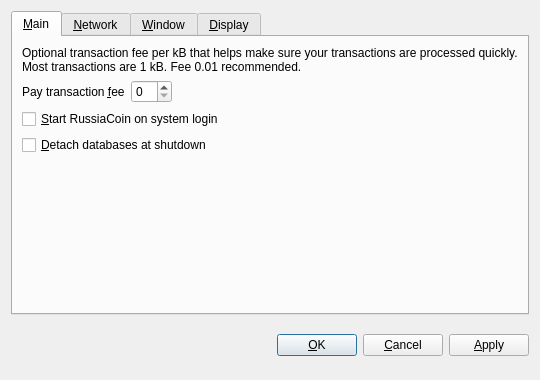
<?xml version="1.0" encoding="UTF-8"?>
<ui version="4.0">
 <class>OptionsDialog</class>
 <widget class="QDialog" name="OptionsDialog">
  <property name="geometry">
   <rect>
    <x>0</x>
    <y>0</y>
    <width>540</width>
    <height>380</height>
   </rect>
  </property>
  <property name="windowTitle">
   <string>Options</string>
  </property>
  <property name="modal">
   <bool>true</bool>
  </property>
  <layout class="QVBoxLayout" name="verticalLayout">
   <item>
    <widget class="QTabWidget" name="tabWidget">
     <property name="tabPosition">
      <enum>QTabWidget::North</enum>
     </property>
     <property name="currentIndex">
      <number>0</number>
     </property>
     <widget class="QWidget" name="tabMain">
      <attribute name="title">
       <string>&amp;Main</string>
      </attribute>
      <layout class="QVBoxLayout" name="verticalLayout_Main">
       <item>
        <widget class="QLabel" name="transactionFeeInfoLabel">
         <property name="text">
          <string>Optional transaction fee per kB that helps make sure your transactions are processed quickly. Most transactions are 1 kB. Fee 0.01 recommended.</string>
         </property>
         <property name="textFormat">
          <enum>Qt::PlainText</enum>
         </property>
         <property name="wordWrap">
          <bool>true</bool>
         </property>
        </widget>
       </item>
       <item>
        <layout class="QHBoxLayout" name="horizontalLayout_Main">
         <item>
          <widget class="QLabel" name="transactionFeeLabel">
           <property name="text">
            <string>Pay transaction &amp;fee</string>
           </property>
           <property name="textFormat">
            <enum>Qt::PlainText</enum>
           </property>
           <property name="buddy">
            <cstring>transactionFee</cstring>
           </property>
          </widget>
         </item>
         <item>
          <widget class="BitcoinAmountField" name="transactionFee"/>
         </item>
         <item>
          <spacer name="horizontalSpacer_Main">
           <property name="orientation">
            <enum>Qt::Horizontal</enum>
           </property>
           <property name="sizeHint" stdset="0">
            <size>
             <width>40</width>
             <height>20</height>
            </size>
           </property>
          </spacer>
         </item>
        </layout>
       </item>
       <item>
        <widget class="QCheckBox" name="bitcoinAtStartup">
         <property name="toolTip">
          <string>Automatically start RussiaCoin after logging in to the system.</string>
         </property>
         <property name="text">
          <string>&amp;Start RussiaCoin on system login</string>
         </property>
        </widget>
       </item>
       <item>
        <widget class="QCheckBox" name="detachDatabases">
         <property name="toolTip">
          <string>Detach block and address databases at shutdown. This means they can be moved to another data directory, but it slows down shutdown. The wallet is always detached.</string>
         </property>
         <property name="text">
          <string>&amp;Detach databases at shutdown</string>
         </property>
        </widget>
       </item>
       <item>
        <spacer name="verticalSpacer_Main">
         <property name="orientation">
          <enum>Qt::Vertical</enum>
         </property>
         <property name="sizeHint" stdset="0">
          <size>
           <width>20</width>
           <height>40</height>
          </size>
         </property>
        </spacer>
       </item>
      </layout>
     </widget>
     <widget class="QWidget" name="tabNetwork">
      <attribute name="title">
       <string>&amp;Network</string>
      </attribute>
      <layout class="QVBoxLayout" name="verticalLayout_Network">
       <item>
        <widget class="QCheckBox" name="mapPortUpnp">
         <property name="toolTip">
          <string>Automatically open the RussiaCoin client port on the router. This only works when your router supports UPnP and it is enabled.</string>
         </property>
         <property name="text">
          <string>Map port using &amp;UPnP</string>
         </property>
        </widget>
       </item>
       <item>
        <widget class="QCheckBox" name="connectSocks">
         <property name="toolTip">
          <string>Connect to the RussiaCoin network through a SOCKS proxy (e.g. when connecting through Tor).</string>
         </property>
         <property name="text">
          <string>&amp;Connect through SOCKS proxy:</string>
         </property>
        </widget>
       </item>
       <item>
        <layout class="QHBoxLayout" name="horizontalLayout_Network">
         <item>
          <widget class="QLabel" name="proxyIpLabel">
           <property name="text">
            <string>Proxy &amp;IP:</string>
           </property>
           <property name="textFormat">
            <enum>Qt::PlainText</enum>
           </property>
           <property name="buddy">
            <cstring>proxyIp</cstring>
           </property>
          </widget>
         </item>
         <item>
          <widget class="QValidatedLineEdit" name="proxyIp">
           <property name="maximumSize">
            <size>
             <width>140</width>
             <height>16777215</height>
            </size>
           </property>
           <property name="toolTip">
            <string>IP address of the proxy (e.g. 127.0.0.1)</string>
           </property>
          </widget>
         </item>
         <item>
          <widget class="QLabel" name="proxyPortLabel">
           <property name="text">
            <string>&amp;Port:</string>
           </property>
           <property name="textFormat">
            <enum>Qt::PlainText</enum>
           </property>
           <property name="buddy">
            <cstring>proxyPort</cstring>
           </property>
          </widget>
         </item>
         <item>
          <widget class="QLineEdit" name="proxyPort">
           <property name="maximumSize">
            <size>
             <width>55</width>
             <height>16777215</height>
            </size>
           </property>
           <property name="toolTip">
            <string>Port of the proxy (e.g. 9050)</string>
           </property>
          </widget>
         </item>
         <item>
          <widget class="QLabel" name="socksVersionLabel">
           <property name="text">
            <string>SOCKS &amp;Version:</string>
           </property>
           <property name="textFormat">
            <enum>Qt::PlainText</enum>
           </property>
           <property name="buddy">
            <cstring>socksVersion</cstring>
           </property>
          </widget>
         </item>
         <item>
          <widget class="QValueComboBox" name="socksVersion">
           <property name="toolTip">
            <string>SOCKS version of the proxy (e.g. 5)</string>
           </property>
          </widget>
         </item>
         <item>
          <spacer name="horizontalSpacer_Network">
           <property name="orientation">
            <enum>Qt::Horizontal</enum>
           </property>
           <property name="sizeHint" stdset="0">
            <size>
             <width>40</width>
             <height>20</height>
            </size>
           </property>
          </spacer>
         </item>
        </layout>
       </item>
       <item>
        <spacer name="verticalSpacer_Network">
         <property name="orientation">
          <enum>Qt::Vertical</enum>
         </property>
         <property name="sizeHint" stdset="0">
          <size>
           <width>20</width>
           <height>40</height>
          </size>
         </property>
        </spacer>
       </item>
      </layout>
     </widget>
     <widget class="QWidget" name="tabWindow">
      <attribute name="title">
       <string>&amp;Window</string>
      </attribute>
      <layout class="QVBoxLayout" name="verticalLayout_Window">
       <item>
        <widget class="QCheckBox" name="minimizeToTray">
         <property name="toolTip">
          <string>Show only a tray icon after minimizing the window.</string>
         </property>
         <property name="text">
          <string>&amp;Minimize to the tray instead of the taskbar</string>
         </property>
        </widget>
       </item>
       <item>
        <widget class="QCheckBox" name="minimizeOnClose">
         <property name="toolTip">
          <string>Minimize instead of exit the application when the window is closed. When this option is enabled, the application will be closed only after selecting Quit in the menu.</string>
         </property>
         <property name="text">
          <string>M&amp;inimize on close</string>
         </property>
        </widget>
       </item>
       <item>
        <spacer name="verticalSpacer_Window">
         <property name="orientation">
          <enum>Qt::Vertical</enum>
         </property>
         <property name="sizeHint" stdset="0">
          <size>
           <width>20</width>
           <height>40</height>
          </size>
         </property>
        </spacer>
       </item>
      </layout>
     </widget>
     <widget class="QWidget" name="tabDisplay">
      <attribute name="title">
       <string>&amp;Display</string>
      </attribute>
      <layout class="QVBoxLayout" name="verticalLayout_Display">
       <item>
        <layout class="QHBoxLayout" name="horizontalLayout_1_Display">
         <item>
          <widget class="QLabel" name="langLabel">
           <property name="text">
            <string>User Interface &amp;language:</string>
           </property>
           <property name="textFormat">
            <enum>Qt::PlainText</enum>
           </property>
           <property name="buddy">
            <cstring>lang</cstring>
           </property>
          </widget>
         </item>
         <item>
          <widget class="QValueComboBox" name="lang">
           <property name="toolTip">
            <string>The user interface language can be set here. This setting will take effect after restarting RussiaCoin.</string>
           </property>
          </widget>
         </item>
        </layout>
       </item>
       <item>
        <layout class="QHBoxLayout" name="horizontalLayout_2_Display">
         <item>
          <widget class="QLabel" name="unitLabel">
           <property name="text">
            <string>&amp;Unit to show amounts in:</string>
           </property>
           <property name="textFormat">
            <enum>Qt::PlainText</enum>
           </property>
           <property name="buddy">
            <cstring>unit</cstring>
           </property>
          </widget>
         </item>
         <item>
          <widget class="QValueComboBox" name="unit">
           <property name="toolTip">
            <string>Choose the default subdivision unit to show in the interface and when sending coins.</string>
           </property>
          </widget>
         </item>
        </layout>
       </item>
       <item>
        <widget class="QCheckBox" name="displayAddresses">
         <property name="toolTip">
          <string>Whether to show RussiaCoin addresses in the transaction list or not.</string>
         </property>
         <property name="text">
          <string>&amp;Display addresses in transaction list</string>
         </property>
        </widget>
       </item>
       <item>
        <widget class="QCheckBox" name="coinControlFeatures">
         <property name="toolTip">
          <string>Whether to show coin control features or not.</string>
         </property>
         <property name="text">
          <string>Display coin &amp;control features (experts only!)</string>
         </property>
        </widget>
       </item>
       <item>
        <spacer name="verticalSpacer_Display">
         <property name="orientation">
          <enum>Qt::Vertical</enum>
         </property>
         <property name="sizeHint" stdset="0">
          <size>
           <width>20</width>
           <height>40</height>
          </size>
         </property>
        </spacer>
       </item>
      </layout>
     </widget>
    </widget>
   </item>
   <item>
    <layout class="QHBoxLayout" name="horizontalLayout_Buttons">
     <item>
      <spacer name="horizontalSpacer_1">
       <property name="orientation">
        <enum>Qt::Horizontal</enum>
       </property>
       <property name="sizeHint" stdset="0">
        <size>
         <width>40</width>
         <height>48</height>
        </size>
       </property>
      </spacer>
     </item>
     <item>
      <widget class="QLabel" name="statusLabel">
       <property name="font">
        <font>
         <weight>75</weight>
         <bold>true</bold>
        </font>
       </property>
       <property name="text">
        <string/>
       </property>
       <property name="textFormat">
        <enum>Qt::PlainText</enum>
       </property>
       <property name="wordWrap">
        <bool>true</bool>
       </property>
      </widget>
     </item>
     <item>
      <spacer name="horizontalSpacer_2">
       <property name="orientation">
        <enum>Qt::Horizontal</enum>
       </property>
       <property name="sizeHint" stdset="0">
        <size>
         <width>40</width>
         <height>48</height>
        </size>
       </property>
      </spacer>
     </item>
     <item>
      <widget class="QPushButton" name="okButton">
       <property name="text">
        <string>&amp;OK</string>
       </property>
      </widget>
     </item>
     <item>
      <widget class="QPushButton" name="cancelButton">
       <property name="text">
        <string>&amp;Cancel</string>
       </property>
       <property name="autoDefault">
        <bool>false</bool>
       </property>
      </widget>
     </item>
     <item>
      <widget class="QPushButton" name="applyButton">
       <property name="text">
        <string>&amp;Apply</string>
       </property>
       <property name="autoDefault">
        <bool>false</bool>
       </property>
      </widget>
     </item>
    </layout>
   </item>
  </layout>
 </widget>
 <customwidgets>
  <customwidget>
   <class>BitcoinAmountField</class>
   <extends>QSpinBox</extends>
   <header>bitcoinamountfield.h</header>
  </customwidget>
  <customwidget>
   <class>QValueComboBox</class>
   <extends>QComboBox</extends>
   <header>qvaluecombobox.h</header>
  </customwidget>
  <customwidget>
   <class>QValidatedLineEdit</class>
   <extends>QLineEdit</extends>
   <header>qvalidatedlineedit.h</header>
  </customwidget>
 </customwidgets>
 <resources/>
 <connections/>
</ui>
